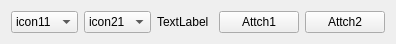
<?xml version="1.0" encoding="UTF-8"?>
<ui version="4.0">
 <class>NodeWidgetExample</class>
 <widget class="QWidget" name="NodeWidgetExample">
  <property name="geometry">
   <rect>
    <x>0</x>
    <y>0</y>
    <width>396</width>
    <height>43</height>
   </rect>
  </property>
  <property name="windowTitle">
   <string>Form</string>
  </property>
  <layout class="QHBoxLayout" name="horizontalLayout">
   <item>
    <layout class="QHBoxLayout" name="markerHorizontalLayout">
     <property name="sizeConstraint">
      <enum>QLayout::SetMaximumSize</enum>
     </property>
     <item>
      <widget class="QComboBox" name="maker1">
       <property name="currentText">
        <string>icon11</string>
       </property>
       <property name="currentIndex">
        <number>0</number>
       </property>
       <item>
        <property name="text">
         <string>icon11</string>
        </property>
       </item>
       <item>
        <property name="text">
         <string>icon12</string>
        </property>
       </item>
      </widget>
     </item>
     <item>
      <widget class="QComboBox" name="maker2">
       <property name="currentText">
        <string>icon21</string>
       </property>
       <property name="currentIndex">
        <number>0</number>
       </property>
       <item>
        <property name="text">
         <string>icon21</string>
        </property>
       </item>
       <item>
        <property name="text">
         <string>icon22</string>
        </property>
       </item>
      </widget>
     </item>
    </layout>
   </item>
   <item>
    <widget class="QLabel" name="label">
     <property name="sizePolicy">
      <sizepolicy hsizetype="Preferred" vsizetype="Preferred">
       <horstretch>1</horstretch>
       <verstretch>1</verstretch>
      </sizepolicy>
     </property>
     <property name="frameShape">
      <enum>QFrame::NoFrame</enum>
     </property>
     <property name="text">
      <string>TextLabel</string>
     </property>
    </widget>
   </item>
   <item>
    <layout class="QHBoxLayout" name="attachmentHorizontalLayout">
     <property name="sizeConstraint">
      <enum>QLayout::SetMaximumSize</enum>
     </property>
     <item>
      <widget class="QPushButton" name="attachment1">
       <property name="text">
        <string>Attch1</string>
       </property>
      </widget>
     </item>
     <item>
      <widget class="QPushButton" name="attachment2">
       <property name="text">
        <string>Attch2</string>
       </property>
      </widget>
     </item>
    </layout>
   </item>
  </layout>
 </widget>
 <resources/>
 <connections/>
</ui>
